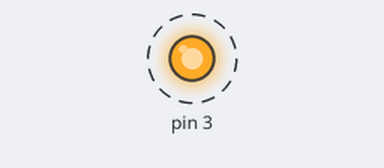
A program run on a simulated Raspberry Pi (header pin numbers). Parts: output pins drawn as LEDs (lit = HIGH). Dashed ring = blinking. At 10.0 s the program stops and its outputs stay as they are.

Above: at 0.02 s.
Timing chart, 0 to 3.0 s (numbered marks = the images above):
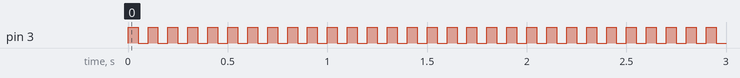

The program:

led.py
```python
#!/usr/bin/env python
# -*- coding: utf-8 -*-
import RPi.GPIO as GPIO
import time


def blink(pin_number, n_blink, frequency):
    t_wait = 0.5 / frequency
    for _ in xrange(n_blink):
        GPIO.output(pin_number, True)
        time.sleep(t_wait)
        GPIO.output(pin_number, False)
        time.sleep(t_wait)


if __name__ == '__main__':
    GPIO.cleanup()
    GPIO.setmode(GPIO.BOARD)
    GPIO.setup(3, GPIO.OUT)
    blink(3, 100, 10)
    GPIO.cleanup()
```

Measured:
- by itself, pin 3: alternates HIGH for 0.05 s and LOW for 0.05 s, 200 changes in all, then stays LOW
